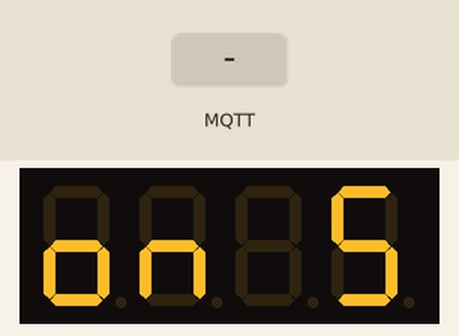
The sketch below on a simulated ESP8266 (NodeMCU). Shown: 4-digit seven-segment display. The inputs (shaded band) are chosen by the test bench. WiFi joins after 1.5 s; servers stay silent unless stated; network time is answered at once with the bench clock; the local clock reads 2024-03-15 10:24:30 at power-on unless the sketch sets it; no MQTT or app messages arrive unless stated; not simulated (calls return 0 or success): credentials.h.

Above: at 2.6 s.
At 8.7 s:
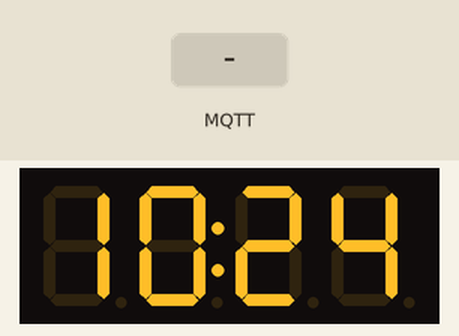
8.8 s: MQTT message "5" arrives on the first subscribed topic
10.3 s: MQTT message "90" arrives on the first subscribed topic
At 30.7 s:
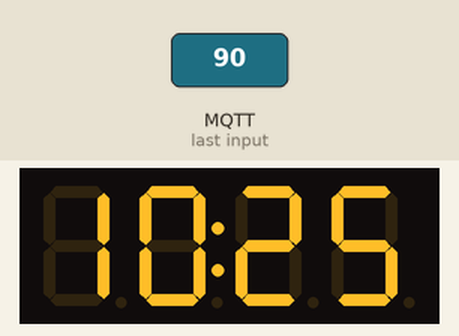
Timing chart, 0 to 31.6 s (numbered marks = the images above; inputs shaded):
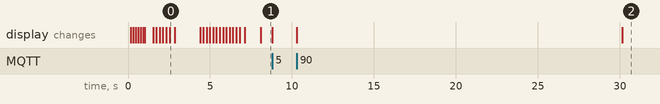

The sketch:

internet_clock.ino
```cpp
/*
   Wifi clock W&J
*/

#include <PubSubClient.h>
#include <ESP8266WiFi.h>
#include <ESP8266mDNS.h>
#include <ESP8266WebServer.h>
#include <ESP8266HTTPUpdateServer.h>

#include <String.h>

#include <NTPClient.h>
#include <Timezone.h>
#include <credentials.h> // Wifi credentials
// include the SevenSegmentTM1637 library
#include "SevenSegmentTM1637.h"
//#include "SevenSegmentExtended.h"
//#include "SevenSegmentFun.h"

// for HTTPupdate
const char* host = "Clock_WJ_Client";
ESP8266WebServer httpServer(80);
ESP8266HTTPUpdateServer httpUpdater;
const char* software_version = "version 5";

WiFiClient espClient;
PubSubClient client(espClient);

#define UPDATE 1000 // ms for updating screen

#define MQTT_RECONNECT_DELAY 10
#define WIFI_CONNECT_TIMEOUT_S 15

// Define NTP properties
#define NTP_OFFSET   0      // offset in seconds
#define NTP_INTERVAL 60 * 1000    // In miliseconds
#define NTP_ADDRESS  "nl.pool.ntp.org"  // change this to whatever pool is closest (see ntp.org)

// Set up the NTP UDP client
WiFiUDP ntpUDP;
NTPClient timeClient(ntpUDP, NTP_ADDRESS, NTP_OFFSET, NTP_INTERVAL);
uint32_t time1, time2;;
boolean colon = true;       // colon in screen

// Create a display object
#define PIN_CLK 1   // define CLK pin TX pin (any digital pin)
#define PIN_DIO 3   // define DIO pin RX (any digital pin)
//SevenSegmentFun display(PIN_CLK, PIN_DIO);
SevenSegmentTM1637 display(PIN_CLK, PIN_DIO);

String t;
int display_brightness = 50;

time_t local, utc;
long lastReconnectAttempt;

void setup ()
{
  display.begin();            // initializes the display
  delay(500);
  display.setPrintDelay(200);
  display.clear();
  display.setBacklight(display_brightness);
  display.setColonOn(false);
  display.print(software_version);
  delay(300);
  display.clear();
  timeClient.begin();   // Start the NTP UDP client

  // Connect to wifi
  setup_wifi();
  // set program mode
  client.setServer(mqtt_server, 1883);
  client.setCallback(callback);
  reconnect();
  String s = "IP: ";
  for (int i = 0; i < 4; i++)
    s += i  ? "." + String(WiFi.localIP()[i]) : String(WiFi.localIP()[i]);
  const char* IP = s.c_str();
  display.print(IP);
  delay(300);

  // for HTTPupdate
  MDNS.begin(host);
  httpUpdater.setup(&httpServer);
  httpServer.begin();
  MDNS.addService("http", "tcp", 80);
  httpServer.on("/", handleRoot);

  client.publish("Clock_WJ/status", "Clock WJ online");
  display.clear();
  display.setColonOn(true);
  time1 = millis();
}

void loop()
{
  client.loop();
  httpServer.handleClient();    // for HTTPupdate
  if (!client.connected())
  {
    if (now() - lastReconnectAttempt > MQTT_RECONNECT_DELAY)
    {
      lastReconnectAttempt = now();
      // Attempt to reconnect
      if (reconnect()) {
        lastReconnectAttempt = 0;
      }
    }
  }

  // update the NTP client and get the UNIX UTC timestamp
  timeClient.update();
  unsigned long epochTime =  timeClient.getEpochTime();

  // convert received time stamp to time_t object
  utc = epochTime;

  // Then convert the UTC UNIX timestamp to local time
  TimeChangeRule CEST = {"CEST", Last, Sun, Mar, 2, 120};     //Central European Time (Frankfurt, Paris) *Sun, 2*
  TimeChangeRule CET = {"CET ", Last, Sun, Oct, 3, 60};       //Central European Time (Frankfurt, Paris)
  Timezone CE(CEST, CET);
  local = CE.toLocal(utc);

  if (millis() > time1 + UPDATE)
  {
    display_time();
  }
}


void setup_wifi()
{
  // We start by connecting to a WiFi network
  WiFi.mode(WIFI_STA);
  WiFi.begin(mySSID, myPASSWORD);   //mySSID and //myPASSWORD from credentials.h
  time1 = now();
  while (WiFi.status() != WL_CONNECTED)
  {
    delay(50);
    time2 = now();
    if ((time2 - time1) > WIFI_CONNECT_TIMEOUT_S) // wifi connection lasts too long
    {
      break;
      ESP.restart();
    }
  }
}

void callback(char* topic, byte * payload, unsigned int length) {
  String stringOne = (char*)payload;

  if ((char)topic[9] == 'b')     // check for the "b" of Clock_WJ/brightness
  {
    // Switch the brightness
    String brightness = stringOne.substring(0, length);
    display_brightness = brightness.toInt();
    if (display_brightness < 10)
      display_brightness = 10; // minimum value of the brightness
    display.setBacklight(display_brightness);
  }
}

boolean reconnect()
{
  if (WiFi.status() != WL_CONNECTED) {    // check if WiFi connection is present
    setup_wifi();
  }
  if (client.connect(host)) {
    // resubscribe
    client.subscribe("Clock_WJ/brightness");
  }
  return client.connected();
}

void display_time()
{
  t = "";
  // format the time to 12-hour format with AM/PM and no seconds
  if (hour(local) < 10) // add a space if hour is under 10
    t += " ";
  t += hour(local);
  //t += ":"; // colon is handled in display
  if (minute(local) < 10) // add a zero if minute is under 10
    t += "0";
  t += minute(local);
  // print the time on the display
  //display.clear();
  //display.setColonOn(false);
  //display.setBacklight(brightness.toInt());
  //display.setColonOn(colon);
  display.print(t);  // display time
  //colon = !colon;
  time1 = millis();
}

void handleRoot() {
  String message = "WimIOT\nDevice: ";
  message += host;
  message += "\nSoftware version: ";
  message += software_version;
  message += "\nTime: ";
  if (hour(local) < 10) // add a space if hour is under 10
    message += " ";
  message += hour(local);
  message += ":";
  if (minute(local) < 10) // add a zero if minute is under 10
    message += "0";
  message += minute(local);
  message += "\nUpdatepath at http://[IP]/update";
  httpServer.send(200, "text/plain", message);
}
```
